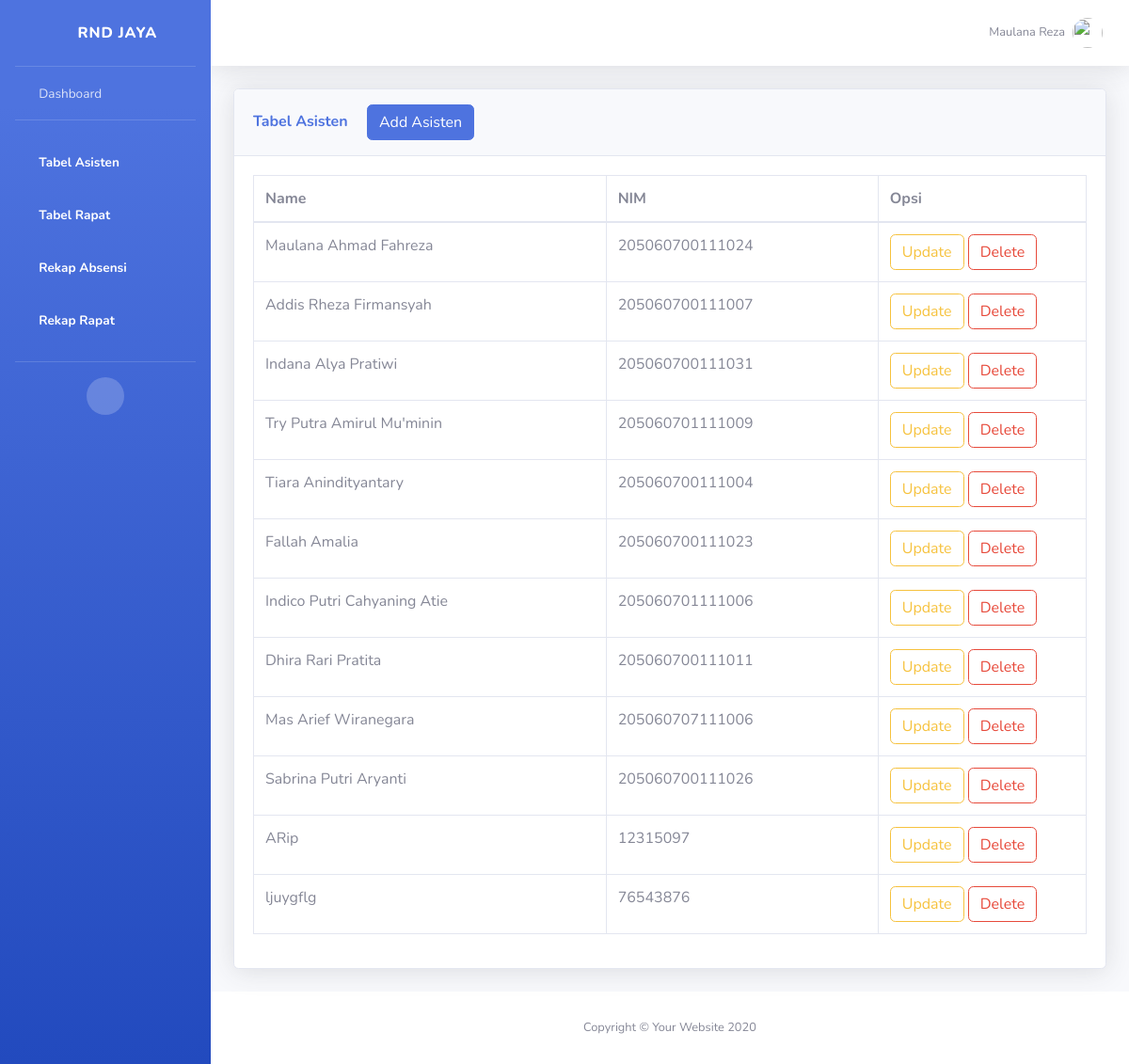
/tablesasisten.html, run on an earlier commit of the app's database.
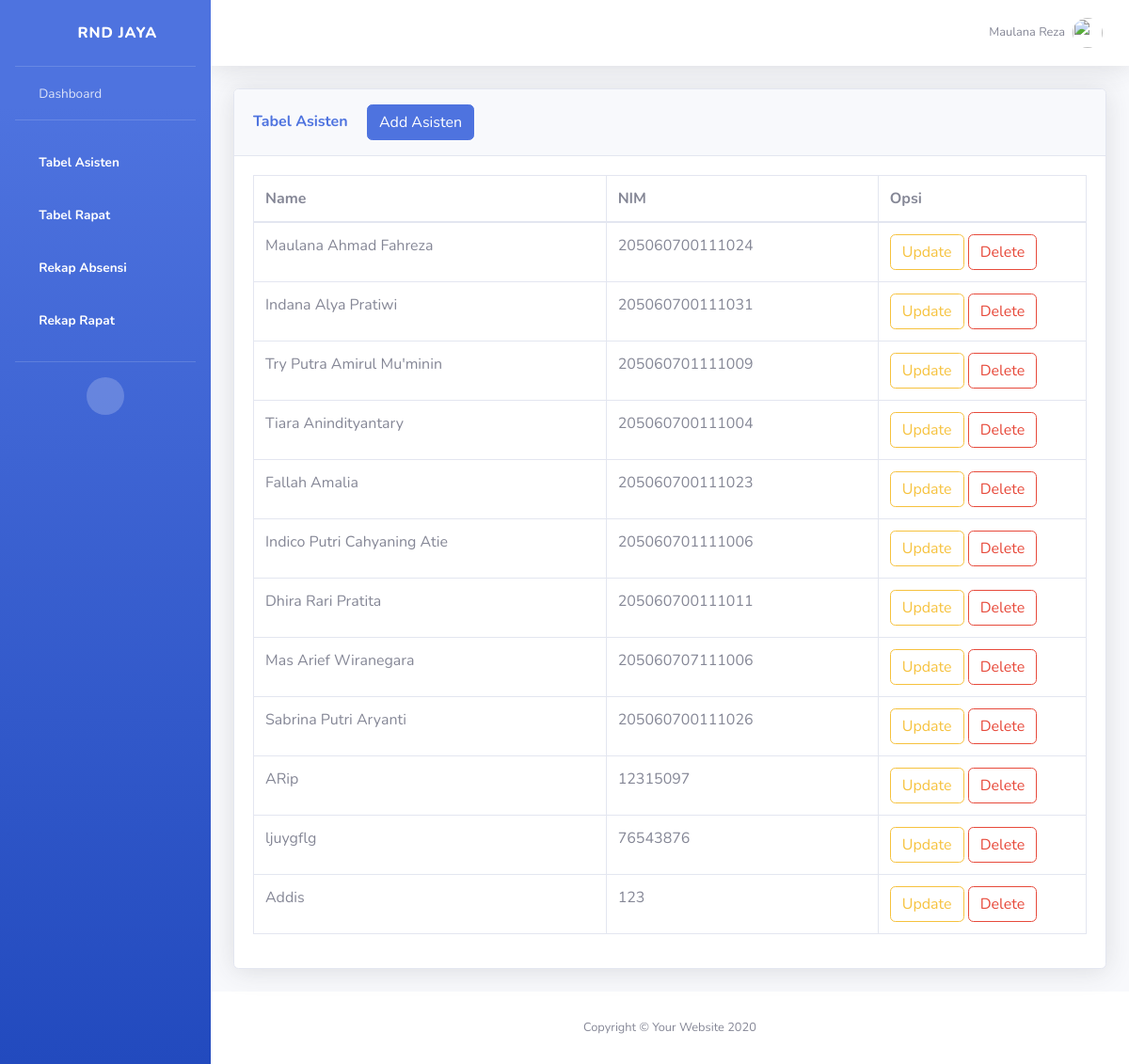
And on a later commit of the database.
### notulensi_app/models.py (models this page shows, shortened)
class Asisten(models.Model):
  nim = models.CharField(max_length=30, primary_key=True, null=False)
  nama = models.CharField(max_length=100)

### notulensi_app/views.py (the view)
# urls.py: path('tablesasisten.html', views.tabelasisten, name="tabelasisten"),
def tabelasisten(request):
  if request.method == "POST":
    addnama= request.POST["nama"]
    addnim = request.POST["nim"]
    add_asisten = Asisten(nim=addnim, nama=addnama)
    add_asisten.save()
    return HttpResponseRedirect('tablesasisten.html')
  else:
    asist = Asisten.objects.all()
  return render(request, 'tablesasisten.html', {
    "asisten" : asist
  })

### notulensi_app/templates/tablesasisten.html (shortened to what the changed rows need)
{%load static%}
<!DOCTYPE html>
<html lang="en">
<head>
    <link href="{% static 'website/vendor/fontawesome-free/css/all.min.css'%}" rel="stylesheet" type="text/css">
    <link href="{% static 'website/css/sb-admin-2.min.css'%}" rel="stylesheet">
    <link href="{% static 'website/vendor/datatables/dataTables.bootstrap4.min.css'%}" rel="stylesheet">
</head>
<body id="page-top">
    <div id="wrapper">
        <div id="content-wrapper" class="d-flex flex-column">
            <div id="content">
                <div class="container-fluid">
                    <div class="card shadow mb-4">
                        <div class="card-body">
                            <div class="table-responsive">
                                <table class="table table-bordered" id="dataTable" width="100%" cellspacing="0">
                                    <thead>
                                        <tr>
                                            <th>Name</th>
                                            <th>NIM</th>
                                            <th style="align-items: center;" class="w-25" >Opsi</th>
                                        </tr>
                                    </thead>
                                    <tbody>
                                        {% for user in asisten %}
                                        <tr>
                                            <td> {{ user.nama }} </td>
                                            <td> {{ user.nim }} </td>
                                            <td>
                                                <a href="{% url 'asisten-edit' user.nim %}" class="btn btn-outline-warning">Update</a>
                                                <a href="{% url 'asisten-delete' user.nim %}" class="btn btn-outline-danger">Delete</a>
                                            </td>
                                        </tr>
                                        {% endfor %}
                                    </tbody>
                                </table>
                            </div>
                        </div>
                    </div>
                </div>
            </div>
        </div>
    </div>
</body>
</html>

What changed in the data, as far as the page shows it:
removed Asisten: nama "Addis Rheza Firmansyah", nim "205060700111007"
added Asisten: nama "Addis", nim "123"
